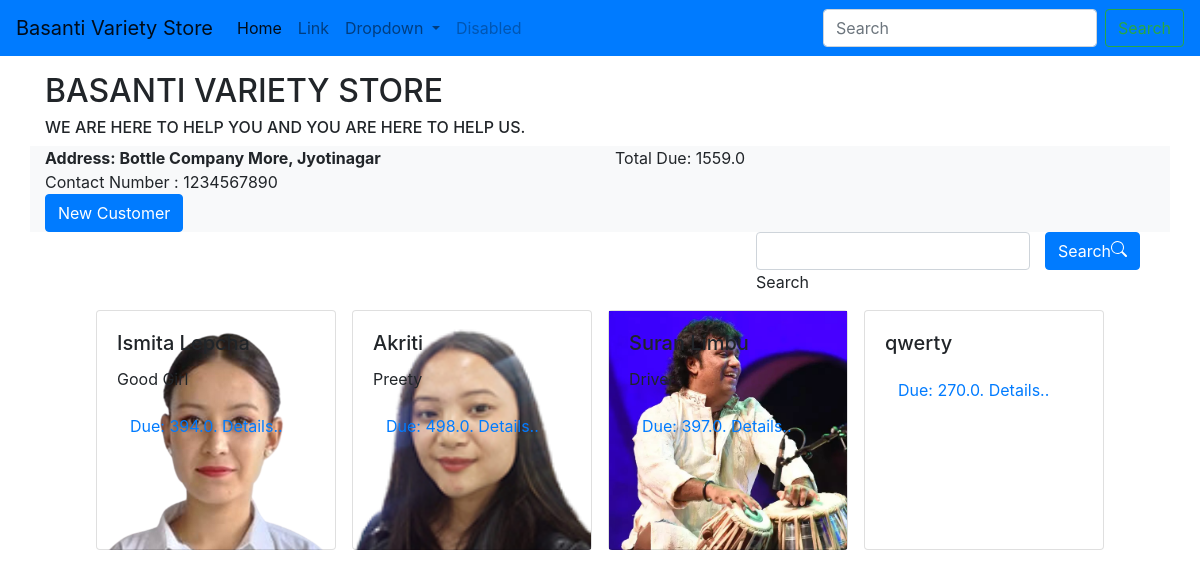
The page / on the database its author committed.
### shopdue/models.py (models this page shows, shortened)
class Customer(models.Model):
    customer_name = models.CharField(max_length=60)
    customer_address = models.TextField()
    contact_number = models.CharField(max_length=12)
    additional_info = models.TextField()
    customer_image = models.ImageField(upload_to=generate_unique_filename, null=True)
    total_due = 0

### mystore/views.py (the view)
# urls.py: path('', views.homePage, name='home'),
def homePage(request):
    data = {
        'page_title': 'Home'
    }
    magic_customers = models.Customer.objects.all()
    new_list = []
    shop_due_total = 0
    for cust in magic_customers:
        cust.total_due = models.Bill.objects.filter(customer=cust).aggregate(tot_due = Sum('due'))['tot_due']
        if cust.total_due is not None:
            shop_due_total += cust.total_due
        new_list.append(cust)
    data['customers'] = new_list
    data['shop_due_total'] = shop_due_total
    return render(request, 'index.html', data)

### templates/index.html (shortened to what this page needs)
{% extends 'base.html' %}
{% block content %}
  <div class="container">
    <div class="row">
      <div class="col-12 welcome-banner">
        <h2>Basanti Variety Store</h2>
        <h6>We are here to help you and you are here to help us.</h6>
      </div>
    </div>
    <div class="row">
      <div class="col-6 bg-light">
        <div class="row">
          <div class="col">
            <strong>Address: Bottle Company More, Jyotinagar</strong>
          </div>
        </div>
        <div class="row">
          <div class="col">Contact Number : 1234567890</div>
        </div>
        <div class="row">
          <div class="col">
            {% url 'customer_registration' as customer_reg %}
            <a href="{{ customer_reg }}" class="btn btn-primary">New Customer</a>
          </div>
        </div>
      </div>
      <div class="col-6 bg-light">Total Due: {{shop_due_total}}</div>
    </div>
    <div class="row">
      <div class="col d-flex flex-row-reverse">
        <div>
          <div class="input-group">
            <div class="form-outline">
              <input type="search" id="customer_search" onkeyup="findProfiles()" class="form-control" />
              <label class="form-label" for="form1">Search</label>
            </div>
            <div class="col">
              <button type="button" class="btn btn-primary">
                Search
              </button>
            </div>
          </div>
        </div>
      </div>
    </div>
    <div class="row">
      <div id="customer_view" class="col d-flex flex-wrap justify-content-center">
        {% for customer in customers %}
          <div class="card m-2" style="height: 15rem; width: 15rem; background: url('/media/{{customer.customer_image}}'); background-repeat: no-repeat; background-size: cover;">
            <div class="card-body">
              <h5 class="card-title">{{ customer.customer_name }}</h5>
              <p class="card-text">{{customer.additional_info}}</p>
              <a href="/profile/{{customer.id}}" class="btn bg-transparent">Due: {{customer.total_due}}. Details..</a>
            </div>
          </div>
        {% endfor %}
      </div>
    </div>
  </div>
{% endblock %}

### static/css2/index.css (style rules this page uses)
.welcome-banner h2, .welcome-banner h6 { text-transform: uppercase; }

### rows shown on the page
Customer: customer_image (picture), customer_name "Ismita Lepcha", additional_info "Good Girl", total_due "394.0"
Customer: customer_image (picture), customer_name "Akriti", additional_info "Preety", total_due "498.0"
Customer: customer_image (picture), customer_name "Suran Limbu", additional_info "Driver", total_due "397.0"
Customer: customer_name "qwerty", total_due "270.0"

### other values the page prints
{{ shop_due_total }} "1559.0"
